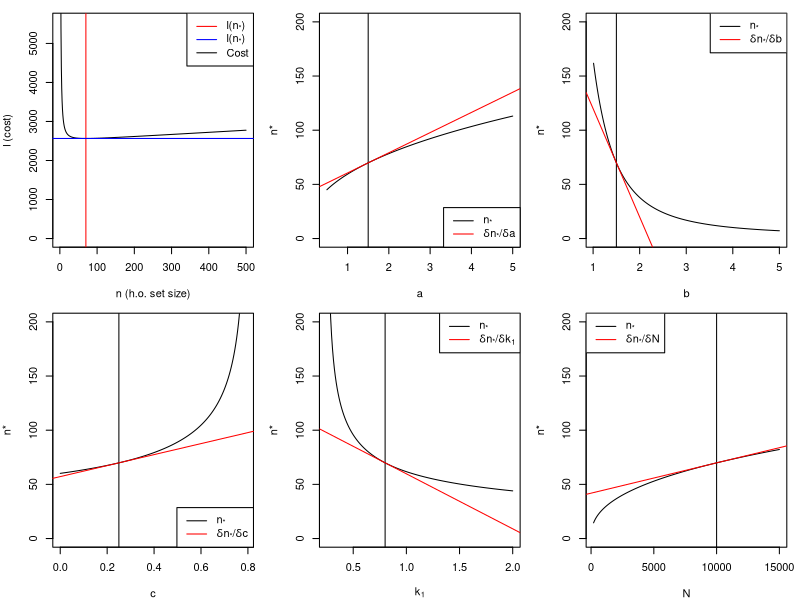
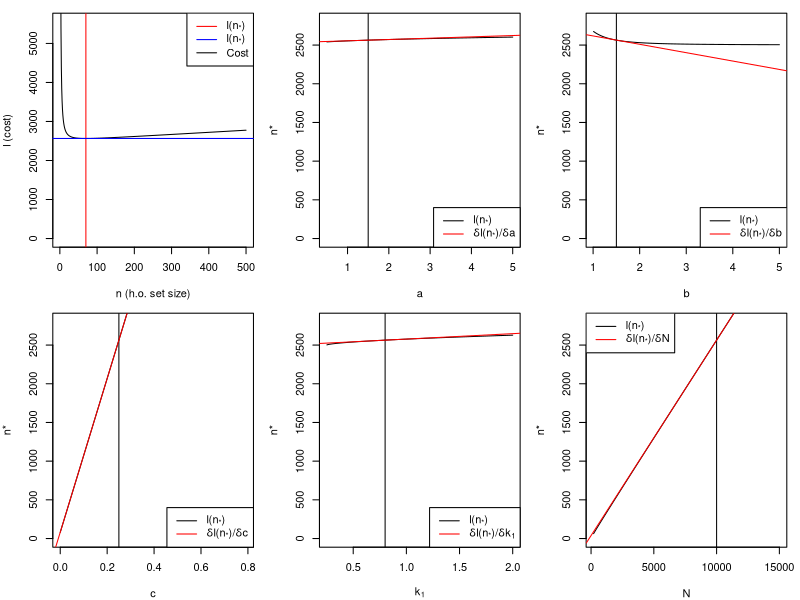

The R source for these figures, in order:
##*******************************************************************#
## R script to demonstrate partial derivatives of l and n*        ####
##*******************************************************************#
## James Liley
## 1 Oct

##*******************************************************************#
## R script to demonstrate partial derivatives of l and n*        ####
##*******************************************************************#
##
## James Liley
## October 2021
##
## This script should be ran in the directory in which it is saved, or in
##  some directory with subdirectories 'data', 'figures'.
## Not all figures are necessarily used in the manuscript.
##
## For simplicity of demonstration, this script does not use the R
##  package OptHoldoutSize and is stand-alone.


##*******************************************************************#
## Switches                                                       ####
##*******************************************************************#

# Set to TRUE to save plot to PDF, FALSE to draw to R graphics device
save_plot=TRUE



##*******************************************************************#
## Parameters                                                     ####
##*******************************************************************#

Ns=10000 # value of N we will usually use
nr=1:floor(Ns/20) # values of n we will consider
ns=100 # test value of n

# Parameters of learning curve; k2(n,theta=c(a,b,c)) = a n^(-b) + c
as=1.5; bs=1.5; cs=0.25;
# can assume cs<k1s since cs is the minimum cost for a sample attainable with a model in place

# value of k1 we will usually use
k1s=0.8



##*******************************************************************#
## Functions; worked in full for demonstration's sake             ####
##*******************************************************************#

### Cost function

# cost function; usually called l
l=function(n,a=as,b=bs,c=cs,k1=k1s,N=Ns)
  (a*n^(-b) + c)*(N-n) + k1*n


### Inverse of cost function (n*; optimal holdout size)

# nstar=n*={n:l'(n;t)=0} where t={a,b,c,k1,N}
nstar=function(a=as,b=bs,c=cs,k1=k1s,N=Ns) {
  return(uniroot(function(n) dldn(n,a,b,c,k1,N),c(1,N-1))$root)
}


### Minimum cost function (l(n*))
mincost=function(a=as,b=bs,c=cs,k1=k1s,N=Ns) {
  l(nstar(a,b,c,k1,N),a,b,c,k1,N)
}


### Partials of cost function w.r.t n

# partial derivative of l with respect to n
dldn=function(n,a=as,b=bs,c=cs,k1=k1s,N=Ns)
  (-b)*a*N*n^(-b-1) - (-b+1)*a*n^(-b) + k1 - c

# second partial derivative of l with respect to n
dldn2=function(n,a=as,b=bs,c=cs,k1=k1s,N=Ns)
  (-b)*(-b-1)*a*N*n^(-b-2) - (-b)*(-b+1)*a*n^(-b-1)

# del_ l /  del_ a
dlda=function(n,a=as,b=bs,c=cs,k1=k1s,N=Ns)
  (N-n)*n^(-b)

# del_ l /  del_ b
dldb=function(n,a=as,b=bs,c=cs,k1=k1s,N=Ns)
  (-log(n))*(N-n)*a*n^(-b)

# del_ l /  del_ c
dldc=function(n,a=as,b=bs,c=cs,k1=k1s,N=Ns)
  (N-n)

# del_ l /  del_ k1
dldk1=function(n,a=as,b=bs,c=cs,k1=k1s,N=Ns)
  n

# del_ l /  del_ N
dldN=function(n,a=as,b=bs,c=cs,k1=k1s,N=Ns)
  (a*n^(-b) + c)







### Partials of cost function w.r.t n, theta

# del^2 l / del_n del_a
dda=function(n=ns,a=as,b=bs,c=cs,k1=k1s,N=Ns)
  (-b)*N*n^(-b-1) - (-b+1)*n^(-b)

# del^2 l / del_n del_b
ddb=function(n=ns,a=as,b=bs,c=cs,k1=k1s,N=Ns)
  a*N*(  (-1)*n^(-b-1) + (-b)*(-log(n))*n^(-b-1))-a*((-1)*n^(-b) + (-b+1)*(-log(n))*n^(-b) )

# del^2 l / del_n del_c
ddc=function(n=ns,a=as,b=bs,c=cs,k1=k1s,N=Ns)
  return(-1)

# del^2 l / del_n del_k1
ddk1=function(n=ns,a=as,b=bs,c=cs,k1=k1s,N=Ns)
  return(1)

# del^2 l / del_n del_N
ddN=function(n=ns,a=as,b=bs,c=cs,k1=k1s,N=Ns)
  (-b)*a*n^(-b-1)







### Partials of n*

# partial derivative of n* wrt a
dnstarda=function(n=ns,a=as,b=bs,c=cs,k1=k1s,N=Ns)
  -dda(n,a,b,c,k1,N)/dldn2(n,a,b,c,k1,N)

# partial derivative of n* wrt a, expanded
dnstarda_spec=function(n=ns,a=as,b=bs,c=cs,k1=k1s,N=Ns)
  (b*N*n - (b-1)*(n^2))/(b*(b+1)*a*N - b*(b-1)*a*n)


# partial derivative of n* wrt b
dnstardb=function(n=ns,a=as,b=bs,c=cs,k1=k1s,N=Ns)
  -ddb(n,a,b,c,k1,N)/dldn2(n,a,b,c,k1,N)

# partial derivative of n* wrt b, expanded
dnstardb_spec=function(n=ns,a=as,b=bs,c=cs,k1=k1s,N=Ns)
  -(n*N*( -1 + b*log(n))-(n^2)*(- 1 + (b-1)*log(n)))/
  (b*(b+1)*N - b*(b-1)*n)



# partial derivative of n* wrt c
dnstardc=function(n=ns,a=as,b=bs,c=cs,k1=k1s,N=Ns)
  -ddc(n,a,b,c,k1,N)/dldn2(n,a,b,c,k1,N)

# partial derivative of n* wrt c, expanded
dnstardc_spec=function(n=ns,a=as,b=bs,c=cs,k1=k1s,N=Ns)
  1/(b*(b+1)*a*N*n^(-b-2) - b*(b-1)*a*n^(-b-1))



# partial derivative of n* wrt k1
dnstardk1=function(n=ns,a=as,b=bs,c=cs,k1=k1s,N=Ns)
  -ddk1(n,a,b,c,k1,N)/dldn2(n,a,b,c,k1,N)

# partial derivative of n* wrt k1, expanded
dnstardk1_spec=function(n=ns,a=as,b=bs,c=cs,k1=k1s,N=Ns)
  -1/(b*(b+1)*a*N*n^(-b-2) - b*(b-1)*a*n^(-b-1))



# partial derivative of n* wrt N
dnstardN=function(n=ns,a=as,b=bs,c=cs,k1=k1s,N=Ns)
  -ddN(n,a,b,c,k1,N)/dldn2(n,a,b,c,k1,N)

# partial derivative of n* wrt N, expanded
dnstardN_spec=function(n=ns,a=as,b=bs,c=cs,k1=k1s,N=Ns)
  b*n/(b*(b+1)*N - b*(b-1)*n)





## Partials of minimum cost

# partial derivative of l(n*) wrt a
dmcda=function(a=as,b=bs,c=cs,k1=k1s,N=Ns) {
  nstar=nstar(a,b,c,k1,N)
  dlda(nstar,a,b,c,k1,N)
}

# partial derivative of l(n*) wrt b
dmcdb=function(a=as,b=bs,c=cs,k1=k1s,N=Ns) {
  nstar=nstar(a,b,c,k1,N)
  dldb(nstar,a,b,c,k1,N)
}

# partial derivative of l(n*) wrt c
dmcdc=function(a=as,b=bs,c=cs,k1=k1s,N=Ns) {
  nstar=nstar(a,b,c,k1,N)
  dldc(nstar,a,b,c,k1,N)
}

# partial derivative of l(n*) wrt k1
dmcdk1=function(a=as,b=bs,c=cs,k1=k1s,N=Ns) {
  nstar=nstar(a,b,c,k1,N)
  dldk1(nstar,a,b,c,k1,N)
}

# partial derivative of l(n*) wrt N
dmcdN=function(a=as,b=bs,c=cs,k1=k1s,N=Ns) {
  nstar=nstar(a,b,c,k1,N)
  dldN(nstar,a,b,c,k1,N)
}


##*******************************************************************#
## Plot partials of n*                                            ####
##*******************************************************************#

# Setup
if (save_plot) pdf(paste0("figures/partials_demo.pdf"),width=7.5,height=5)
par(mfrow=c(2,3),mar=c(4,4,1,1))

## Plot cost function and minimum as reference
plot(nr,l(nr),type="l",ylim=c(0,2*l(max(nr))),xlab="n (h.o. set size)", ylab="l (cost)")
nm=nstar() # Equivalent to optimal_holdout_size(Ns,k1s,c(as,bs,cs))$size
mc=mincost() # Equivalent to optimal_holdout_size(Ns,k1s,c(as,bs,cs))$cost
abline(v=nm,col="red")
abline(h=mc,col="blue")
legend("topright",lty=1,
       c(expression(paste("l(n"["*"],")")),
         expression(paste("l(n"["*"],")")),
         "Cost"),
       col=c("red","blue","black"))


aseq=seq(0.5,5,length=200)
xseq=rep(0,length(aseq)); for (i in 1:length(xseq)) xseq[i]=nstar(aseq[i],bs,cs,k1s,Ns)
plot(aseq,xseq,type="l",ylim=c(0,200),xlab="a",ylab="n*");
abline(v=as)
dma=dnstarda(nm,as,bs,cs,k1s,Ns) ## Equivalent to dma=grad_nstar_powerlaw(Ns,k1s,c(as,bs,cs))[3]
abline(nm - dma*as,dma,col="red")
legend("bottomright",c(expression("n"["*"]),expression(paste(delta,"n"["*"],"/",delta,"a"))),lty=1,col=c("black","red"))


bseq=seq(1.01,5,length=200)
xseq=rep(0,length(bseq)); for (i in 1:length(xseq)) xseq[i]=nstar(as,bseq[i],cs,k1s,Ns)
plot(bseq,xseq,type="l",ylim=c(0,200),xlab="b",ylab="n*");
abline(v=bs)
dmb=dnstardb(nm,as,bs,cs,k1s,Ns)
abline(nm - dmb*bs,dmb,col="red")
legend("topright",c(expression("n"["*"]),expression(paste(delta,"n"["*"],"/",delta,"b"))),lty=1,col=c("black","red"))


cseq=seq(0,0.99*k1s,length=200)
xseq=rep(0,length(cseq)); for (i in 1:length(xseq)) xseq[i]=nstar(as,bs,cseq[i],k1s,Ns)
plot(cseq,xseq,type="l",ylim=c(0,200),xlab="c",ylab="n*");
abline(v=cs)
dmc=dnstardc(nm,as,bs,cs,k1s,Ns)
abline(nm - dmc*cs,dmc,col="red")
legend("bottomright",c(expression("n"["*"]),expression(paste(delta,"n"["*"],"/",delta,"c"))),lty=1,col=c("black","red"))



k1seq=seq(1.01*cs,2,length=200)
xseq=rep(0,length(k1seq)); for (i in 1:length(xseq)) xseq[i]=nstar(as,bs,cs,k1seq[i],Ns)
plot(k1seq,xseq,type="l",ylim=c(0,200),xlab=expression("k"[1]),ylab="n*");
abline(v=k1s)
dmk1=dnstardk1(nm,as,bs,cs,k1s,Ns)
abline(nm - dmk1*k1s,dmk1,col="red")
legend("topright",c(expression("n"["*"]),expression(paste(delta,"n"["*"],"/",delta,"k"[1]))),lty=1,col=c("black","red"))


Nseq=seq(200,15000,length=200)
xseq=rep(0,length(Nseq)); for (i in 1:length(xseq)) xseq[i]=nstar(as,bs,cs,k1s,Nseq[i])
plot(Nseq,xseq,type="l",ylim=c(0,200),xlab="N",ylab="n*");
abline(v=Ns)
dmN=dnstardN(nm,as,bs,cs,k1s,Ns)
abline(nm - dmN*Ns,dmN,col="red")
legend("topleft",c(expression("n"["*"]),expression(paste(delta,"n"["*"],"/",delta,"N"))),lty=1,col=c("black","red"))

if (save_plot) dev.off()




##*******************************************************************#
## Plot partials of l(n*)                                         ####
##*******************************************************************#

if (save_plot) pdf(paste0("figures/partials_demo_ln.pdf"),width=7.5,height=5)


par(mfrow=c(2,3),mar=c(4,4,1,1))
yr=c(0,2800)

plot(nr,l(nr),type="l",ylim=c(0,2*l(max(nr))),xlab="n (h.o. set size)", ylab="l (cost)")
nm=nstar()
mc=mincost()
abline(v=nm,col="red")
abline(h=mc,col="blue")
legend("topright",lty=1,c(expression(paste("l(n"["*"],")")),expression(paste("l(n"["*"],")")),"Cost"),
       col=c("red","blue","black"))

aseq=seq(0.5,5,length=200)
xseq=rep(0,length(aseq)); for (i in 1:length(xseq)) xseq[i]=mincost(aseq[i],bs,cs,k1s,Ns)
plot(aseq,xseq,type="l",ylim=yr,xlab="a",ylab="n*");
abline(v=as)
dma=dmcda(as,bs,cs,k1s,Ns)
abline(mc - dma*as,dma,col="red")
legend("bottomright",c(expression(paste("l(n"["*"],")")),expression(paste(delta,"l(n"["*"],")/",delta,"a"))),lty=1,col=c("black","red"))


bseq=seq(1.01,5,length=200)
xseq=rep(0,length(bseq)); for (i in 1:length(xseq)) xseq[i]=mincost(as,bseq[i],cs,k1s,Ns)
plot(bseq,xseq,type="l",ylim=yr,xlab="b",ylab="n*");
abline(v=bs)
dmb=dmcdb(as,bs,cs,k1s,Ns)
abline(mc - dmb*bs,dmb,col="red")
legend("bottomright",c(expression(paste("l(n"["*"],")")),expression(paste(delta,"l(n"["*"],")/",delta,"b"))),lty=1,col=c("black","red"))


cseq=seq(0,0.99*k1s,length=200)
xseq=rep(0,length(cseq)); for (i in 1:length(xseq)) xseq[i]=mincost(as,bs,cseq[i],k1s,Ns)
plot(cseq,xseq,type="l",ylim=yr,xlab="c",ylab="n*");
abline(v=cs)
dmc=dmcdc(as,bs,cs,k1s,Ns)
abline(mc - dmc*cs,dmc,col="red")
legend("bottomright",c(expression(paste("l(n"["*"],")")),expression(paste(delta,"l(n"["*"],")/",delta,"c"))),lty=1,col=c("black","red"))



k1seq=seq(1.01*cs,2,length=200)
xseq=rep(0,length(k1seq)); for (i in 1:length(xseq)) xseq[i]=mincost(as,bs,cs,k1seq[i],Ns)
plot(k1seq,xseq,type="l",ylim=yr,xlab=expression("k"[1]),ylab="n*");
abline(v=k1s)
dmk1=dmcdk1(as,bs,cs,k1s,Ns)
abline(mc - dmk1*k1s,dmk1,col="red")
legend("bottomright",c(expression(paste("l(n"["*"],")")),expression(paste(delta,"l(n"["*"],")/",delta,"k"[1]))),lty=1,col=c("black","red"))


Nseq=seq(200,15000,length=200)
xseq=rep(0,length(Nseq)); for (i in 1:length(xseq)) xseq[i]=mincost(as,bs,cs,k1s,Nseq[i])
plot(Nseq,xseq,type="l",ylim=yr,xlab="N",ylab="n*");
abline(v=Ns)
dmN=dmcdN(as,bs,cs,k1s,Ns)
abline(mc - dmN*Ns,dmN,col="red")
legend("topleft",c(expression(paste("l(n"["*"],")")),expression(paste(delta,"l(n"["*"],")/",delta,"N"))),lty=1,col=c("black","red"))

if (save_plot) dev.off()


